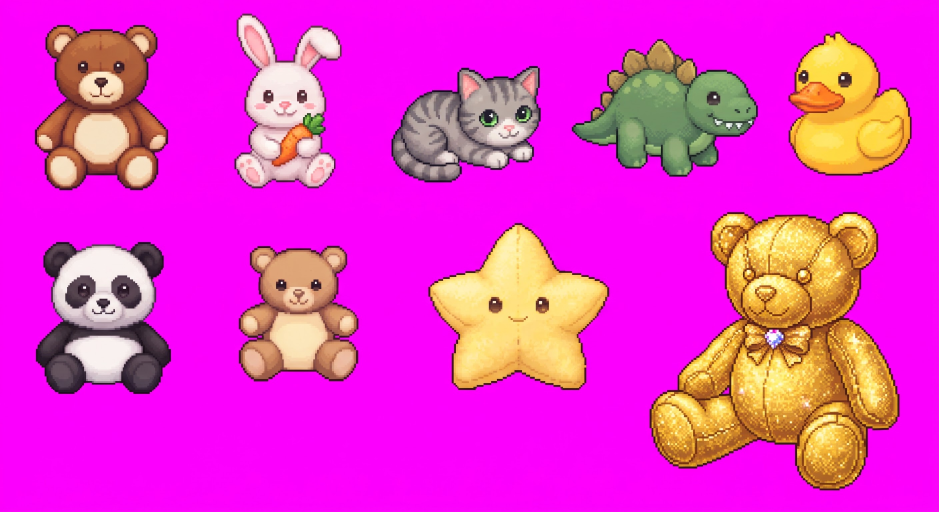
#> input picture tools/sheets/arcade_plush.jpg, 2816 x 1536 px, given in place of atlas.webp, which was not available (shown at 1/3 size)
$ python build_half_atlas.py sheets/arcade_plush.jpg
#> lines starting #> are read from the running program, lines starting #| are printed output that depends on the picture
"""Half-size copies of the world atlas for phones: assets/atlas_half.webp and atlas_snow_half.webp.
A 4096 x 6000+ atlas decodes to ~100 MB and iPhones reload (white screen); the half copy is ~25 MB.
The game halves the sprite rectangles and the tile size when it loads these, so nothing else changes.

    python3 tools/build_half_atlas.py      (run after every atlas change, after build_snow_atlas.js)
    python3 tools/build_half_atlas.py bld  (only the sharp buildings sheet)
"""
import json, os, sys
from PIL import Image
A = os.path.join(os.path.dirname(__file__), '..', 'public', 'assets')
ONLY_BLD = sys.argv[1:] == ['bld']
for name in ([] if ONLY_BLD else ['atlas', 'atlas_snow']):
    im = Image.open(os.path.join(A, name + '.webp')).convert('RGBA')
    h = im.resize((im.width // 2, (im.height + 1) // 2), Image.LANCZOS)
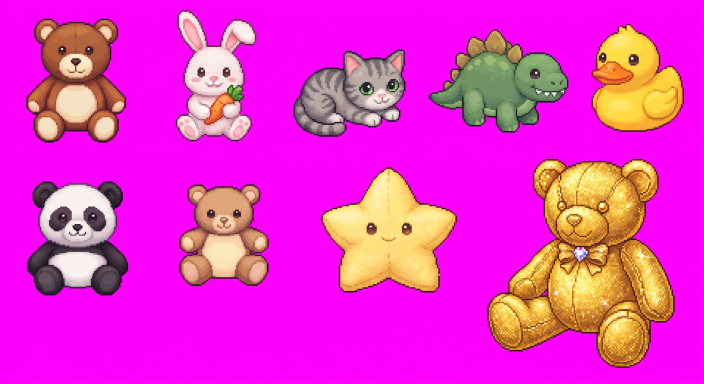
#> h: PIL image 1408x768 RGBA (shown at 1/2 size); mean R, G, B, A 231.2, 51.2, 201.5, 255
    h.save(os.path.join(A, name + '_half.webp'), 'WEBP', quality=90, method=6)
    print(name + '_half.webp', h.size, os.path.getsize(os.path.join(A, name + '_half.webp')), 'bytes')
#| atlas_half.webp (1408, 768) 116804 bytes
#> pass 2 of the loop `for name in ([] if ONLY_BLD else ['atlas', 'atlas_snow']):`:
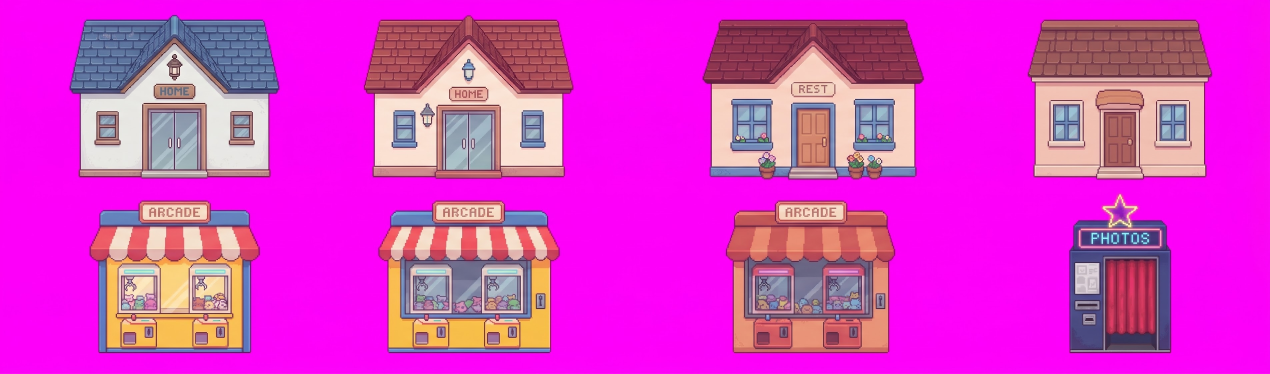
#> input picture tools/sheets/bld2_3.jpg, 3810 x 1120 px, given in place of atlas_snow.webp, which was not available (shown at 1/3 size)
#> im: PIL image 3810x1120 RGBA
#> `h = im.resize((im.width // 2, (im.height + 1) // 2), Image.LANCZOS)`:
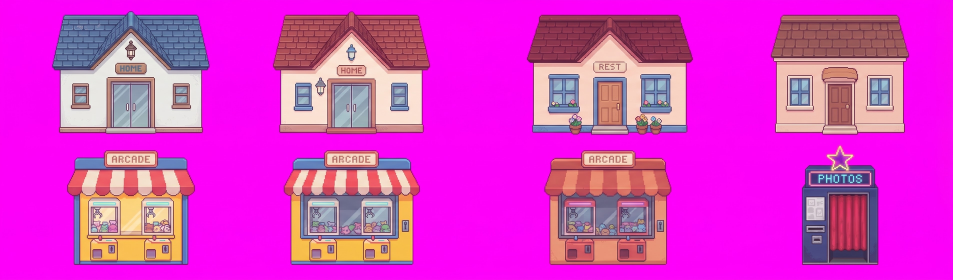
#> h: PIL image 1905x560 RGBA (shown at 1/2 size); mean R, G, B, A 219.2, 56.6, 201.1, 255
#| atlas_snow_half.webp (1905, 560) 91682 bytes

# the ground and floor textures stay sharp: a small full-size sheet of just those (tex() in game.js uses it on phones)
#> (the run stopped early here; a loop or call above may not have finished)
